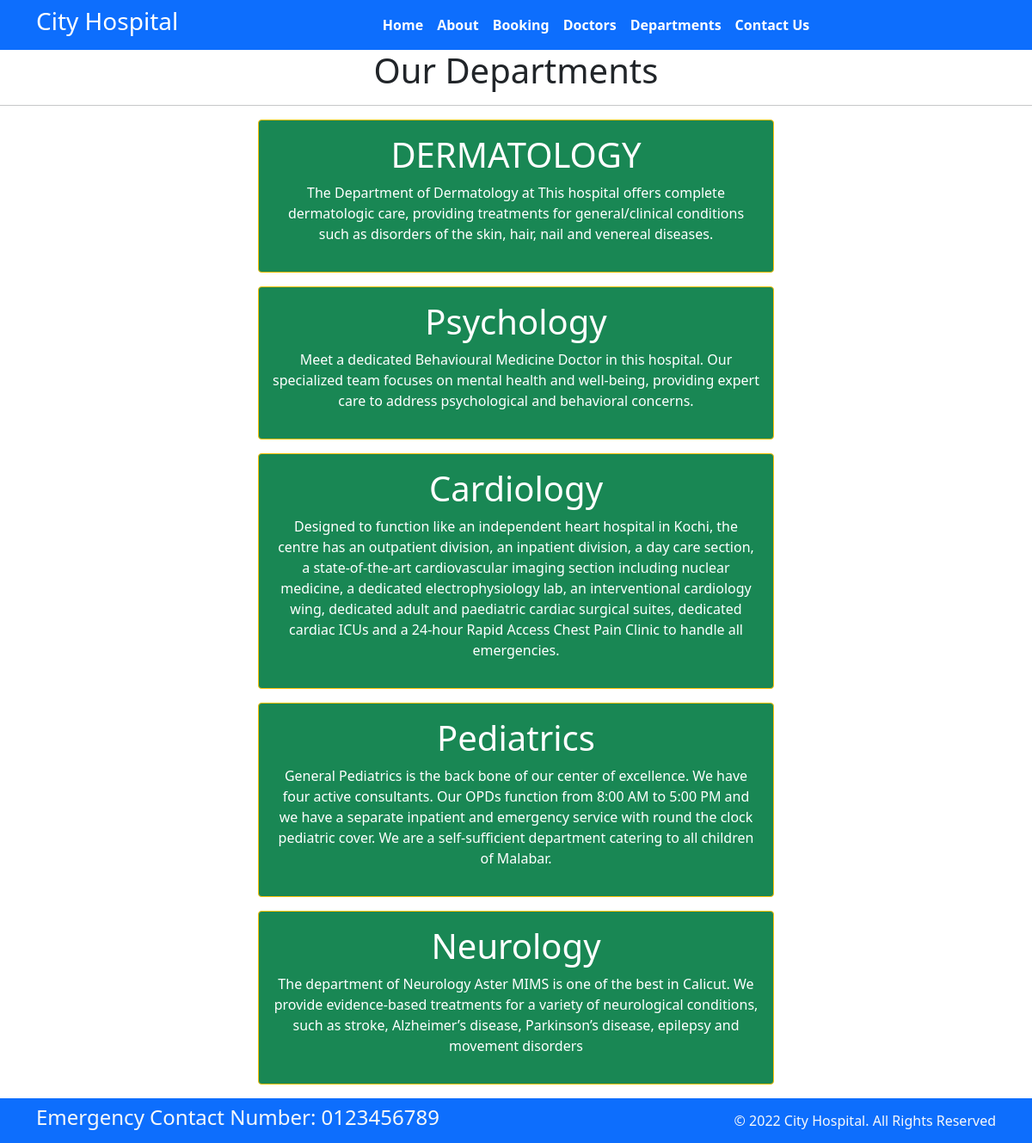
Screenshot of /department with the database file from the repository.
### hospitalapp/models.py (models this page shows, shortened)
class departments(models.Model):
    dep_name=models.CharField(max_length=100)
    dep_discription=models.TextField()

### hospitalapp/views.py (the view)
# urls.py: path('department', views.department, name='department'),
def department(request):
    dict_dept={
        'dept':departments.objects.all()
    }
    return render(request, 'department.html',dict_dept)

### templates/department.html (shortened to what this page needs)
{% extends 'base.html' %}
{% block content%}
<h1 class="text-center"> Our Departments </h1>
<hr>
{% for d in dept %}
<div class="mx-auto w-50 bg-success text-center text-white p-3 my-3 border border-warning rounded">
    <h1>{{d.dep_name}}</h1>
    <p>{{d.dep_discription}}</p>
</div>
{% endfor %}
{% endblock %}

### rows the page displays
departments: dep_name "DERMATOLOGY", dep_discription "The Department of Dermatology at This hospital offers complete dermatologic care, providing treatments for general/clinical conditions such as disorders of the skin, hair, nail and venereal diseases."
departments: dep_name "Psychology", dep_discription "Meet a dedicated Behavioural Medicine Doctor in this hospital. Our specialized team focuses on mental health and well-being, providing expert care to address psychological and behavioral concerns."
departments: dep_name "Cardiology", dep_discription "Designed to function like an independent heart hospital in Kochi, the centre has an outpatient division, an inpatient division, a day care section, a state-of-the-art cardiovascular imaging section including nuclear medicine, a dedicated electrophysiology lab, an interventional cardiology wing, dedicated adult and paediatric cardiac surgical suites, dedicated cardiac ICUs and a 24-hour Rapid Access Chest Pain Clinic to handle all emergencies."
departments: dep_name "Pediatrics", dep_discription "General Pediatrics is the back bone of our center of excellence. We have four active consultants. Our OPDs function from 8:00 AM to 5:00 PM and we have a separate inpatient and emergency service with round the clock pediatric cover. We are a self-sufficient department catering to all children of Malabar."
departments: dep_name "Neurology", dep_discription "The department of Neurology Aster MIMS is one of the best in Calicut. We provide evidence-based treatments for a variety of neurological conditions, such as stroke, Alzheimer’s disease, Parkinson’s disease, epilepsy and movement disorders"
